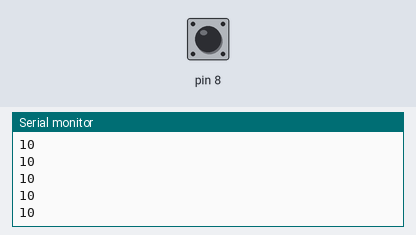
Bench run of a sketch on a simulated Arduino Uno, built with avr-gcc and run on an emulated ATmega328P. Parts: the last lines printed to the serial monitor. Inputs (shaded band) come from the test bench; at power-on: pin 8 HIGH.

Above: at 1.2 s.
1.3 s: pin 8 pulled LOW for 0.15 s
At 1.66 s:
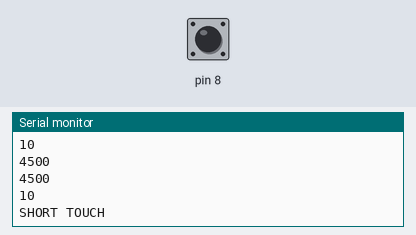
3.1 s: pin 8 pulled LOW for 1 s
At 4.24 s:
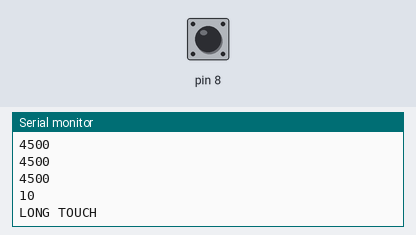
5.7 s: pin 8 pulled LOW for 0.15 s
Timing chart, 0 to 8.7 s (numbered marks = the images above; inputs shaded):
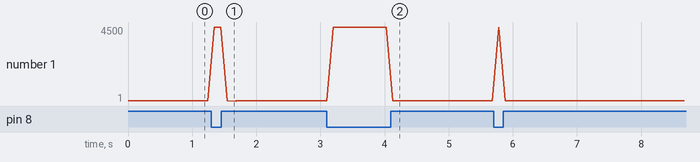

Measured:
- after the input at 1.3 s, the serial monitor: prints a new line at once (image 1)
- after the input at 3.1 s, the serial monitor: prints a new line after 1.1 s (image 2)

The sketch:

capsense_pset_4.ino
```cpp
#include <CapacitiveSensor.h>
CapacitiveSensor sensor=CapacitiveSensor(4,8);

int sum=0;
int n=0;
int gamma=0.1;
int At=0;
int At_minus_one=0;
int number_of_taps=0;
int double_tap=0;
int length_of_tap=0;
int delay_time=100;
bool last_touch=false;

void setup() {
     sensor.set_CS_AutocaL_Millis(0xFFFFFFFF);
     Serial.begin(9600);
}

void loop() {
    long at=sensor.capacitiveSensor(30); // measurement
    At=gamma*At_minus_one+(1-gamma)*at; // exponential moving average to decrease noise
    int average=At;
    Serial.println(average);
    delay(delay_time); // set to 100 ms
    int touchthreshold=350; // tune based on measurement changes from touch vs. hovering

    if (average>touchthreshold) { // if touch is happening
      length_of_tap+=1; // increment number of time units touch has been happening
    }
    if (last_touch && average<touchthreshold){ // if touched and now released (tapped)
      if (length_of_tap*delay_time > 500) { // if touch was > .5s, then it was a long touch
        Serial.println("LONG TOUCH");
      } else { // if touch was <= .5s, then it was a short touch
        Serial.println("SHORT TOUCH");
      }
      number_of_taps+=1; // taps counted regardless if short or long
      double_tap+=1;
      if (double_tap==2) {
        Serial.println("DOUBLE TAP");
        double_tap=0;
      }
      Serial.println("number of taps: ");
      Serial.println(number_of_taps);
    }


    if (average>touchthreshold){ // if touch
      last_touch = true;
      length_of_tap+=1;
    }
    else {last_touch = false;
           length_of_tap=0;
    }
}
```
